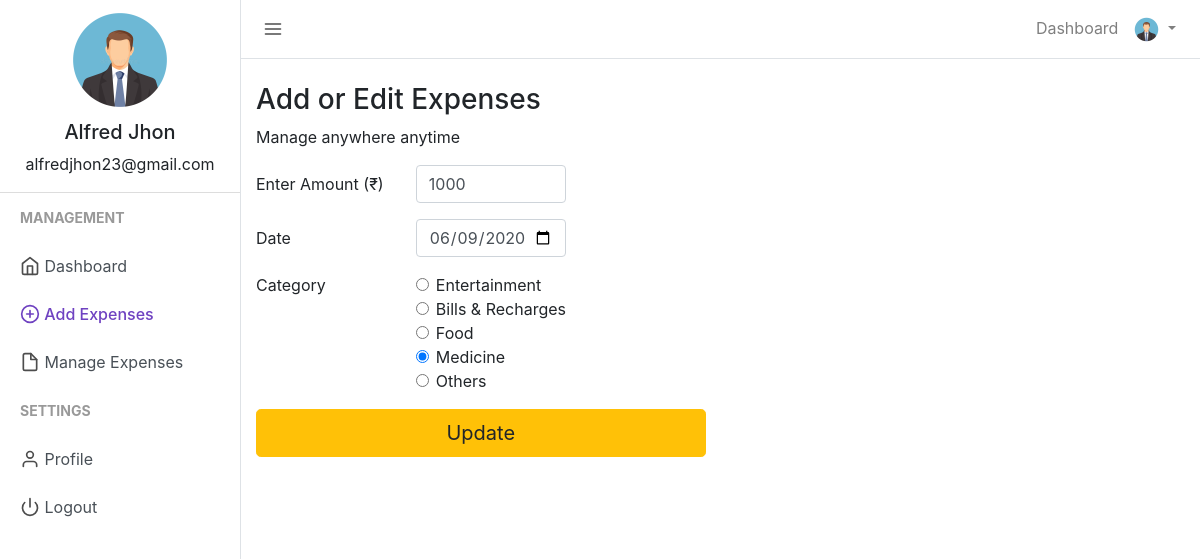
/add_expense.php?edit=5 (signed in), run on the app's committed database.
### tables this page shows
CREATE TABLE `users` (
  `user_id` int(11) NOT NULL,
  `firstname` varchar(50) NOT NULL,
  `lastname` varchar(25) NOT NULL,
  `email` varchar(50) NOT NULL,
  `profile_path` varchar(50) NOT NULL DEFAULT 'default_profile.png',
  `password` varchar(50) NOT NULL,
  `trn_date` datetime NOT NULL
);

CREATE TABLE `expenses` (
  `expense_id` int(20) NOT NULL,
  `user_id` varchar(15) NOT NULL,
  `expense` int(20) NOT NULL,
  `expensedate` varchar(15) NOT NULL,
  `expensecategory` varchar(50) NOT NULL
);

### session.php (called while the page is built, shortened)
<?php
include("config.php");
$sess_email = $_SESSION["email"];
$sql = "SELECT user_id, firstname, lastname, email, profile_path FROM users WHERE email = '$sess_email'";
$result = $con->query($sql);
if ($result->num_rows > 0) {
  while($row = $result->fetch_assoc()) {
    $userid=$row["user_id"];
    $username =$row["firstname"]." ".$row["lastname"];
    $useremail=$row["email"];
    $userprofile="uploads/".$row["profile_path"];
  }
} else {
    $userid="GHX1Y2";
    $username ="Jhon Doe";
    $useremail="mailid@domain.com";
    $userprofile="Uploads/default_profile.png";
}
?>

### add_expense.php (the view, shortened to what this page needs)
<?php
include("session.php");
$update = false;
$del = false;
$expenseamount = "";
$expensedate = date("Y-m-d");
$expensecategory = "Entertainment";
if (isset($_GET['edit'])) {
    $id = $_GET['edit'];
    $update = true;
    $record = mysqli_query($con, "SELECT * FROM expenses WHERE user_id='$userid' AND expense_id=$id");
    if (mysqli_num_rows($record) == 1) {
        $n = mysqli_fetch_array($record);
        $expenseamount = $n['expense'];
        $expensedate = $n['expensedate'];
        $expensecategory = $n['expensecategory'];
    } else {
        echo ("WARNING: AUTHORIZATION ERROR: Trying to Access Unauthorized data");
    }
}
?>
<!DOCTYPE html>
<html lang="en">
<head>
    <link href="css/bootstrap.min.css" rel="stylesheet">
    <link href="css/style.css" rel="stylesheet">
</head>
<body>
    <div class="d-flex" id="wrapper">
        <div class="border-right" id="sidebar-wrapper">
            <div class="user">
                <img class="img img-fluid rounded-circle" src="<?php echo $userprofile ?>" width="120">
                <h5><?php echo $username ?></h5>
                <p><?php echo $useremail ?></p>
            </div>
            <div class="sidebar-heading">Management</div>
            <div class="list-group list-group-flush">
                <a href="index.php" class="list-group-item list-group-item-action"><span data-feather="home"></span> Dashboard</a>
                <a href="add_expense.php" class="list-group-item list-group-item-action sidebar-active"><span data-feather="plus-circle"></span> Add Expenses</a>
                <a href="manage_expense.php" class="list-group-item list-group-item-action"><span data-feather="file"></span> Manage Expenses</a>
            </div>
            <div class="sidebar-heading">Settings </div>
            <div class="list-group list-group-flush">
                <a href="profile.php" class="list-group-item list-group-item-action "><span data-feather="user"></span> Profile</a>
                <a href="logout.php" class="list-group-item list-group-item-action "><span data-feather="power"></span> Logout</a>
            </div>
        </div>
        <div id="page-content-wrapper">
            <nav class="navbar navbar-expand-lg navbar-light  border-bottom">
                <button class="toggler" type="button" id="menu-toggle" aria-expanded="false">
                    <span data-feather="menu"></span>
                </button>
                <div class="collapse navbar-collapse" id="navbarSupportedContent">
                    <ul class="navbar-nav ml-auto mt-2 mt-lg-0">
                        <li class="nav-item">
                            <a class="nav-link" href="index.php">Dashboard</a>
                        </li>
                        <li class="nav-item dropdown">
                            <a class="nav-link dropdown-toggle" href="#" id="navbarDropdown" role="button" data-toggle="dropdown" aria-haspopup="true" aria-expanded="false">
                                <img class="img img-fluid rounded-circle" src="<?php echo $userprofile ?>" width="25">
                            </a>
                        </li>
                    </ul>
                </div>
            </nav>
            <div class="container-fluid">
                <h3 class="mt-4">Add or Edit Expenses</h3>
                <p>Manage anywhere anytime</p>
                <div class="row">
                    <div class="col-md" style="margin:0 auto;">
                        <form action="" method="POST">
                            <div class="form-group row">
                                <label for="expenseamount" class="col-sm-2 col-form-label">Enter Amount (&#8377;)</label>
                                <div class="col-md-6">
                                    <input type="number" class="form-control col-sm-4" value="<?php echo $expenseamount; ?>" id="expenseamount" name="expenseamount" required>
                                </div>
                            </div>
                            <div class="form-group row">
                                <label for="expensedate" class="col-sm-2 col-form-label">Date</label>
                                <div class="col-md-6">
                                    <input type="date" class="form-control col-sm-4" value="<?php echo $expensedate; ?>" name="expensedate" id="expensedate" required>
                                </div>
                            </div>
                            <fieldset class="form-group">
                                <div class="row">
                                    <legend class="col-form-label col-sm-2 pt-0">Category</legend>
                                    <div class="col-md">
                                        <div class="form-check">
                                            <input class="form-check-input" type="radio" name="expensecategory" id="expensecategory1" value="Entertainment" <?php echo ($expensecategory == 'Entertainment') ? 'checked' : '' ?>>
                                            <label class="form-check-label" for="expensecategory1">
                                                Entertainment
                                            </label>
                                        </div>
                                        <div class="form-check">
                                            <input class="form-check-input" type="radio" name="expensecategory" id="expensecategory2" value="Bills & Recharges" <?php echo ($expensecategory == 'Bills & Recharges') ? 'checked' : '' ?>>
                                            <label class="form-check-label" for="expensecategory2">
                                                Bills & Recharges
                                            </label>
                                        </div>
                                        <div class="form-check">
                                            <input class="form-check-input" type="radio" name="expensecategory" id="expensecategory3" value="Food" <?php echo ($expensecategory == 'Food') ? 'checked' : '' ?>>
                                            <label class="form-check-label" for="expensecategory3">
                                                Food
                                            </label>
                                        </div>
                                        <div class="form-check">
                                            <input class="form-check-input" type="radio" name="expensecategory" id="expensecategory4" value="Medicine" <?php echo ($expensecategory == 'Medicine') ? 'checked' : '' ?>>
                                            <label class="form-check-label" for="expensecategory4">
                                                Medicine
                                            </label>
                                        </div>
                                        <div class="form-check">
                                            <input class="form-check-input" type="radio" name="expensecategory" id="expensecategory5" value="Others" <?php echo ($expensecategory == 'Others') ? 'checked' : '' ?>>
                                            <label class="form-check-label" for="expensecategory5">
                                                Others
                                            </label>
                                        </div>
                                    </div>
                                </div>
                            </fieldset>
                            <div class="form-group row">
                                <div class="col-md-6 text-right">
                                    <?php if ($update == true) : ?>
                                        <button class="btn btn-lg btn-block btn-warning" type="submit" name="update">Update</button>
                                    <?php elseif ($del == true) : ?>
                                        <button class="btn btn-lg btn-block btn-danger" type="submit" name="delete">Delete</button>
                                    <?php else : ?>
                                        <button type="submit" name="add" class="btn btn-lg btn-block btn-primary">Add Expense</button>
                                    <?php endif ?>
                                </div>
                            </div>
                        </form>
                    </div>
                </div>
            </div>
        </div>
    </div>
</body>
</html>

### css/style.css (style rules this page uses)
body { background-color: #EFEFEF; }
.feather { width: 20px; height: 20px; stroke: #4D4D4D; stroke-width: 2; stroke-linecap: round; stroke-linejoin: round; fill: none; vertical-align: text-bottom; }
.list-group { background-color: #FFFFFF; }
.list-group-item { border:none; }
.user { text-align: center; border-bottom: 1px solid #ddd; }
.user img { padding: 10px; }
.toggler { color: #000; background-color: #fff; border: none; outline: none; }
.sidebar-active { color: #6f42c1; font-weight: 500; }
.sidebar-active .feather { stroke: #6f42c1; font-weight: 500; }
#wrapper { overflow-x: hidden; background-color: #fff; }
#sidebar-wrapper { min-height: 100vh; margin-left: -15rem; -webkit-transition: margin .25s ease-out; -moz-transition: margin .25s ease-out; -o-transition: margin .25s ease-out; transition: margin .25s ease-out; }
#sidebar-wrapper .sidebar-heading { padding: 0.875rem 1.25rem; font-size: 14px; font-weight: bold; text-transform: uppercase; color: #999; }
#sidebar-wrapper .list-group { width: 15rem; }
#page-content-wrapper { min-width: 100vw; }
@media (min-width: 768px) { #sidebar-wrapper { margin-left: 0; } }
@media (min-width: 768px) { #page-content-wrapper { min-width: 0; width: 100%; } }
.container-fluid { margin-right: 20px; }

### data on the page
users: profile_path (picture), username "Alfred Jhon", email "alfredjhon23@gmail.com"
expenses: expenseamount "1000", expensedate "06/09/2020", expensecategory "☐ Entertainment", expensecategory "☐ Bills & Recharges", expensecategory "☐ Food", expensecategory "☑ Medicine", expensecategory "☐ Others"
